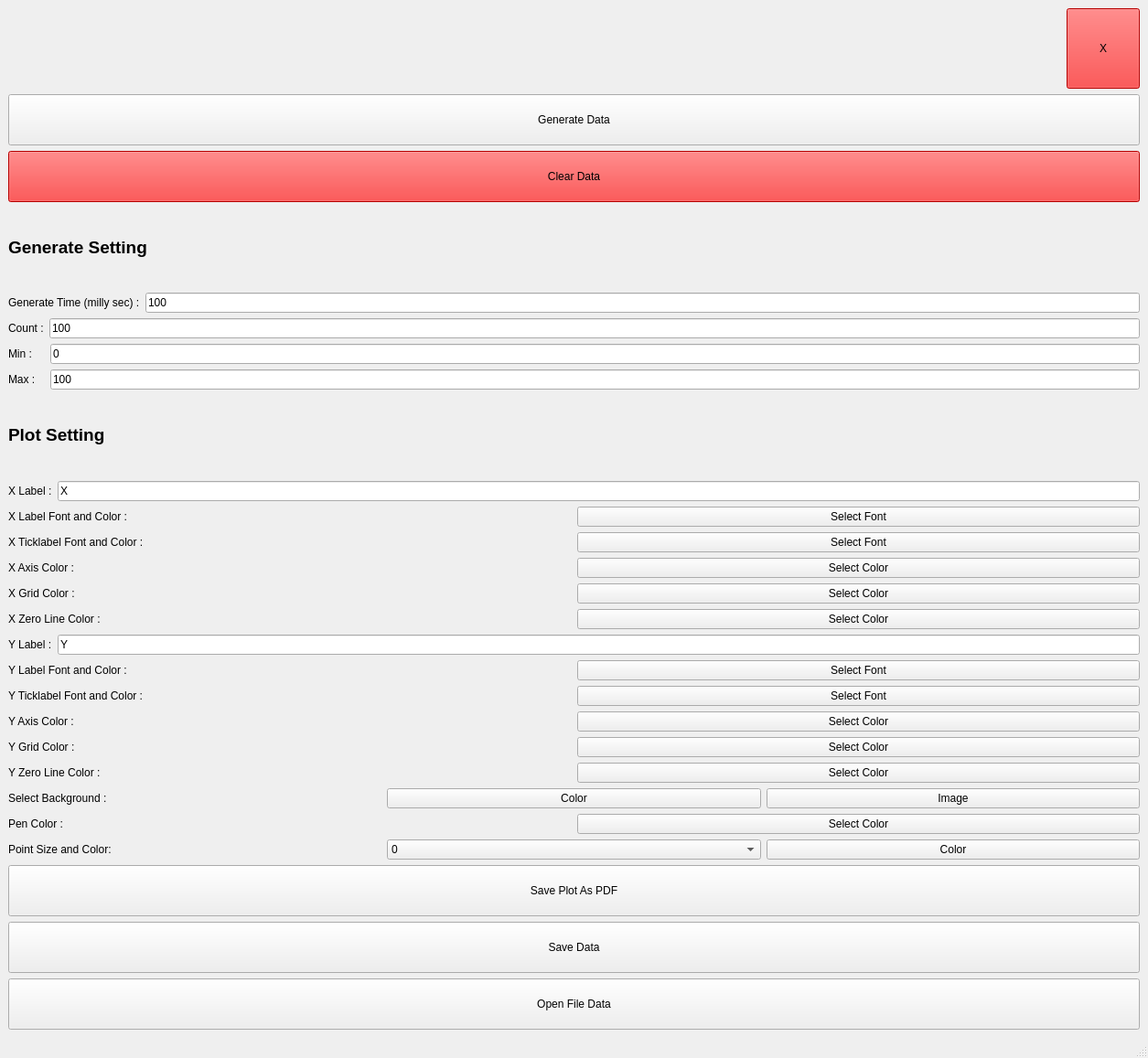
<?xml version="1.0" encoding="UTF-8"?>
<ui version="4.0">
 <class>MainWindow</class>
 <widget class="QMainWindow" name="MainWindow">
  <property name="geometry">
   <rect>
    <x>0</x>
    <y>0</y>
    <width>1255</width>
    <height>1157</height>
   </rect>
  </property>
  <property name="windowTitle">
   <string>MainWindow</string>
  </property>
  <widget class="QWidget" name="centralwidget">
   <layout class="QHBoxLayout" name="horizontalLayout_2" stretch="3,0">
    <item>
     <layout class="QHBoxLayout" name="layoutPlot"/>
    </item>
    <item>
     <layout class="QVBoxLayout" name="verticalLayout">
      <item>
       <layout class="QHBoxLayout" name="horizontalLayout_8">
        <item>
         <spacer name="horizontalSpacer">
          <property name="orientation">
           <enum>Qt::Orientation::Horizontal</enum>
          </property>
          <property name="sizeHint" stdset="0">
           <size>
            <width>40</width>
            <height>20</height>
           </size>
          </property>
         </spacer>
        </item>
        <item>
         <widget class="QPushButton" name="btnExit">
          <property name="sizePolicy">
           <sizepolicy hsizetype="Minimum" vsizetype="Minimum">
            <horstretch>0</horstretch>
            <verstretch>0</verstretch>
           </sizepolicy>
          </property>
          <property name="styleSheet">
           <string notr="true">font: 700 14pt &quot;Segoe UI&quot;;
background-color: red;</string>
          </property>
          <property name="text">
           <string>X</string>
          </property>
         </widget>
        </item>
       </layout>
      </item>
      <item>
       <widget class="QPushButton" name="btnGenerate">
        <property name="styleSheet">
         <string notr="true">font: 700 14pt &quot;Segoe UI&quot;;
padding: 20px;</string>
        </property>
        <property name="text">
         <string>Generate Data</string>
        </property>
       </widget>
      </item>
      <item>
       <widget class="QPushButton" name="btnClear">
        <property name="styleSheet">
         <string notr="true">font: 700 14pt &quot;Segoe UI&quot;;
padding: 20px;
background-color: red;</string>
        </property>
        <property name="text">
         <string>Clear Data</string>
        </property>
       </widget>
      </item>
      <item>
       <widget class="QLabel" name="label">
        <property name="text">
         <string>&lt;html&gt;&lt;head/&gt;&lt;body&gt;&lt;p&gt;&lt;span style=&quot; font-size:14pt; font-weight:700;&quot;&gt;Generate Setting&lt;/span&gt;&lt;/p&gt;&lt;/body&gt;&lt;/html&gt;</string>
        </property>
       </widget>
      </item>
      <item>
       <layout class="QHBoxLayout" name="horizontalLayout">
        <item>
         <widget class="QLabel" name="label_2">
          <property name="text">
           <string>&lt;html&gt;&lt;head/&gt;&lt;body&gt;&lt;p&gt;Generate Time (milly sec) :&lt;/p&gt;&lt;/body&gt;&lt;/html&gt;</string>
          </property>
         </widget>
        </item>
        <item>
         <widget class="QLineEdit" name="lineTime">
          <property name="styleSheet">
           <string notr="true"/>
          </property>
          <property name="text">
           <string>100</string>
          </property>
         </widget>
        </item>
       </layout>
      </item>
      <item>
       <layout class="QHBoxLayout" name="horizontalLayout_3">
        <item>
         <widget class="QLabel" name="label_3">
          <property name="text">
           <string>&lt;html&gt;&lt;head/&gt;&lt;body&gt;&lt;p&gt;Count :&lt;/p&gt;&lt;/body&gt;&lt;/html&gt;</string>
          </property>
         </widget>
        </item>
        <item>
         <widget class="QLineEdit" name="lineCount">
          <property name="text">
           <string>100</string>
          </property>
         </widget>
        </item>
       </layout>
      </item>
      <item>
       <layout class="QHBoxLayout" name="horizontalLayout_5">
        <item>
         <widget class="QLabel" name="label_4">
          <property name="text">
           <string>Min :    </string>
          </property>
         </widget>
        </item>
        <item>
         <widget class="QLineEdit" name="lineMin">
          <property name="text">
           <string>0</string>
          </property>
         </widget>
        </item>
       </layout>
      </item>
      <item>
       <layout class="QHBoxLayout" name="horizontalLayout_4">
        <item>
         <widget class="QLabel" name="label_5">
          <property name="text">
           <string>Max :   </string>
          </property>
         </widget>
        </item>
        <item>
         <widget class="QLineEdit" name="lineMax">
          <property name="text">
           <string>100</string>
          </property>
         </widget>
        </item>
       </layout>
      </item>
      <item>
       <widget class="QLabel" name="label_8">
        <property name="text">
         <string>&lt;html&gt;&lt;head/&gt;&lt;body&gt;&lt;p&gt;&lt;span style=&quot; font-size:14pt; font-weight:700;&quot;&gt;Plot Setting&lt;/span&gt;&lt;/p&gt;&lt;/body&gt;&lt;/html&gt;</string>
        </property>
       </widget>
      </item>
      <item>
       <layout class="QHBoxLayout" name="horizontalLayout_6">
        <item>
         <widget class="QLabel" name="label_6">
          <property name="text">
           <string>X Label :</string>
          </property>
         </widget>
        </item>
        <item>
         <widget class="QLineEdit" name="lineXLabel">
          <property name="text">
           <string>X</string>
          </property>
         </widget>
        </item>
       </layout>
      </item>
      <item>
       <layout class="QHBoxLayout" name="horizontalLayout_10">
        <item>
         <widget class="QLabel" name="label_9">
          <property name="text">
           <string>X Label Font and Color :</string>
          </property>
         </widget>
        </item>
        <item>
         <widget class="QPushButton" name="btnXLFont">
          <property name="text">
           <string>Select Font</string>
          </property>
         </widget>
        </item>
       </layout>
      </item>
      <item>
       <layout class="QHBoxLayout" name="horizontalLayout_11">
        <item>
         <widget class="QLabel" name="label_11">
          <property name="text">
           <string>X Ticklabel Font and Color :</string>
          </property>
         </widget>
        </item>
        <item>
         <widget class="QPushButton" name="btnXTicklabelFont">
          <property name="text">
           <string>Select Font</string>
          </property>
         </widget>
        </item>
       </layout>
      </item>
      <item>
       <layout class="QHBoxLayout" name="horizontalLayout_15">
        <item>
         <widget class="QLabel" name="label_15">
          <property name="text">
           <string>X Axis Color :</string>
          </property>
         </widget>
        </item>
        <item>
         <widget class="QPushButton" name="btnXAxisColor">
          <property name="text">
           <string>Select Color</string>
          </property>
         </widget>
        </item>
       </layout>
      </item>
      <item>
       <layout class="QHBoxLayout" name="horizontalLayout_17">
        <item>
         <widget class="QLabel" name="label_17">
          <property name="text">
           <string>X Grid Color :</string>
          </property>
         </widget>
        </item>
        <item>
         <widget class="QPushButton" name="btnXGridColor">
          <property name="text">
           <string>Select Color</string>
          </property>
         </widget>
        </item>
       </layout>
      </item>
      <item>
       <layout class="QHBoxLayout" name="horizontalLayout_19">
        <item>
         <widget class="QLabel" name="label_19">
          <property name="text">
           <string>X Zero Line Color :</string>
          </property>
         </widget>
        </item>
        <item>
         <widget class="QPushButton" name="btnXZeroLineColor">
          <property name="text">
           <string>Select Color</string>
          </property>
         </widget>
        </item>
       </layout>
      </item>
      <item>
       <layout class="QHBoxLayout" name="horizontalLayout_7">
        <item>
         <widget class="QLabel" name="label_7">
          <property name="text">
           <string>Y Label :</string>
          </property>
         </widget>
        </item>
        <item>
         <widget class="QLineEdit" name="lineYLabel">
          <property name="text">
           <string>Y</string>
          </property>
         </widget>
        </item>
       </layout>
      </item>
      <item>
       <layout class="QHBoxLayout" name="horizontalLayout_9">
        <item>
         <widget class="QLabel" name="label_10">
          <property name="text">
           <string>Y Label Font and Color :</string>
          </property>
         </widget>
        </item>
        <item>
         <widget class="QPushButton" name="btnYLFont">
          <property name="text">
           <string>Select Font</string>
          </property>
         </widget>
        </item>
       </layout>
      </item>
      <item>
       <layout class="QHBoxLayout" name="horizontalLayout_12">
        <item>
         <widget class="QLabel" name="label_12">
          <property name="text">
           <string>Y Ticklabel Font and Color :</string>
          </property>
         </widget>
        </item>
        <item>
         <widget class="QPushButton" name="btnYTicklabelFont">
          <property name="text">
           <string>Select Font</string>
          </property>
         </widget>
        </item>
       </layout>
      </item>
      <item>
       <layout class="QHBoxLayout" name="horizontalLayout_16">
        <item>
         <widget class="QLabel" name="label_16">
          <property name="text">
           <string>Y Axis Color :</string>
          </property>
         </widget>
        </item>
        <item>
         <widget class="QPushButton" name="btnYAxisColor">
          <property name="text">
           <string>Select Color</string>
          </property>
         </widget>
        </item>
       </layout>
      </item>
      <item>
       <layout class="QHBoxLayout" name="horizontalLayout_18">
        <item>
         <widget class="QLabel" name="label_18">
          <property name="text">
           <string>Y Grid Color :</string>
          </property>
         </widget>
        </item>
        <item>
         <widget class="QPushButton" name="btnYGridColor">
          <property name="text">
           <string>Select Color</string>
          </property>
         </widget>
        </item>
       </layout>
      </item>
      <item>
       <layout class="QHBoxLayout" name="horizontalLayout_20">
        <item>
         <widget class="QLabel" name="label_20">
          <property name="text">
           <string>Y Zero Line Color :</string>
          </property>
         </widget>
        </item>
        <item>
         <widget class="QPushButton" name="btnYZeroLineColor">
          <property name="text">
           <string>Select Color</string>
          </property>
         </widget>
        </item>
       </layout>
      </item>
      <item>
       <layout class="QHBoxLayout" name="horizontalLayout_13">
        <item>
         <widget class="QLabel" name="label_13">
          <property name="text">
           <string>Select Background :</string>
          </property>
         </widget>
        </item>
        <item>
         <widget class="QPushButton" name="btnBgColor">
          <property name="text">
           <string>Color</string>
          </property>
         </widget>
        </item>
        <item>
         <widget class="QPushButton" name="btnBgImage">
          <property name="text">
           <string>Image</string>
          </property>
         </widget>
        </item>
       </layout>
      </item>
      <item>
       <layout class="QHBoxLayout" name="horizontalLayout_14">
        <item>
         <widget class="QLabel" name="label_14">
          <property name="text">
           <string>Pen Color :</string>
          </property>
         </widget>
        </item>
        <item>
         <widget class="QPushButton" name="btnPenColor">
          <property name="text">
           <string>Select Color</string>
          </property>
         </widget>
        </item>
       </layout>
      </item>
      <item>
       <layout class="QHBoxLayout" name="horizontalLayout_21">
        <item>
         <widget class="QLabel" name="label_21">
          <property name="text">
           <string>Point Size and Color:</string>
          </property>
         </widget>
        </item>
        <item>
         <widget class="QComboBox" name="comboPointSize">
          <item>
           <property name="text">
            <string>0</string>
           </property>
          </item>
          <item>
           <property name="text">
            <string>1</string>
           </property>
          </item>
          <item>
           <property name="text">
            <string>2</string>
           </property>
          </item>
          <item>
           <property name="text">
            <string>3</string>
           </property>
          </item>
          <item>
           <property name="text">
            <string>4</string>
           </property>
          </item>
          <item>
           <property name="text">
            <string>5</string>
           </property>
          </item>
          <item>
           <property name="text">
            <string>6</string>
           </property>
          </item>
          <item>
           <property name="text">
            <string>7</string>
           </property>
          </item>
          <item>
           <property name="text">
            <string>8</string>
           </property>
          </item>
          <item>
           <property name="text">
            <string>9</string>
           </property>
          </item>
          <item>
           <property name="text">
            <string>10</string>
           </property>
          </item>
         </widget>
        </item>
        <item>
         <widget class="QPushButton" name="btnPointColor">
          <property name="text">
           <string>Color</string>
          </property>
         </widget>
        </item>
       </layout>
      </item>
      <item>
       <widget class="QPushButton" name="btnSavePlotAsPdf">
        <property name="styleSheet">
         <string notr="true">font: 700 14pt &quot;Segoe UI&quot;;
padding: 20px;</string>
        </property>
        <property name="text">
         <string>Save Plot As PDF</string>
        </property>
       </widget>
      </item>
      <item>
       <widget class="QPushButton" name="btnSave">
        <property name="styleSheet">
         <string notr="true">font: 700 14pt &quot;Segoe UI&quot;;
padding: 20px;</string>
        </property>
        <property name="text">
         <string>Save Data</string>
        </property>
       </widget>
      </item>
      <item>
       <widget class="QPushButton" name="btnOpen">
        <property name="styleSheet">
         <string notr="true">font: 700 14pt &quot;Segoe UI&quot;;
padding: 20px;</string>
        </property>
        <property name="text">
         <string>Open File Data</string>
        </property>
       </widget>
      </item>
     </layout>
    </item>
   </layout>
  </widget>
  <widget class="QMenuBar" name="menubar">
   <property name="geometry">
    <rect>
     <x>0</x>
     <y>0</y>
     <width>1255</width>
     <height>21</height>
    </rect>
   </property>
  </widget>
  <widget class="QStatusBar" name="statusbar"/>
 </widget>
 <resources/>
 <connections/>
</ui>
